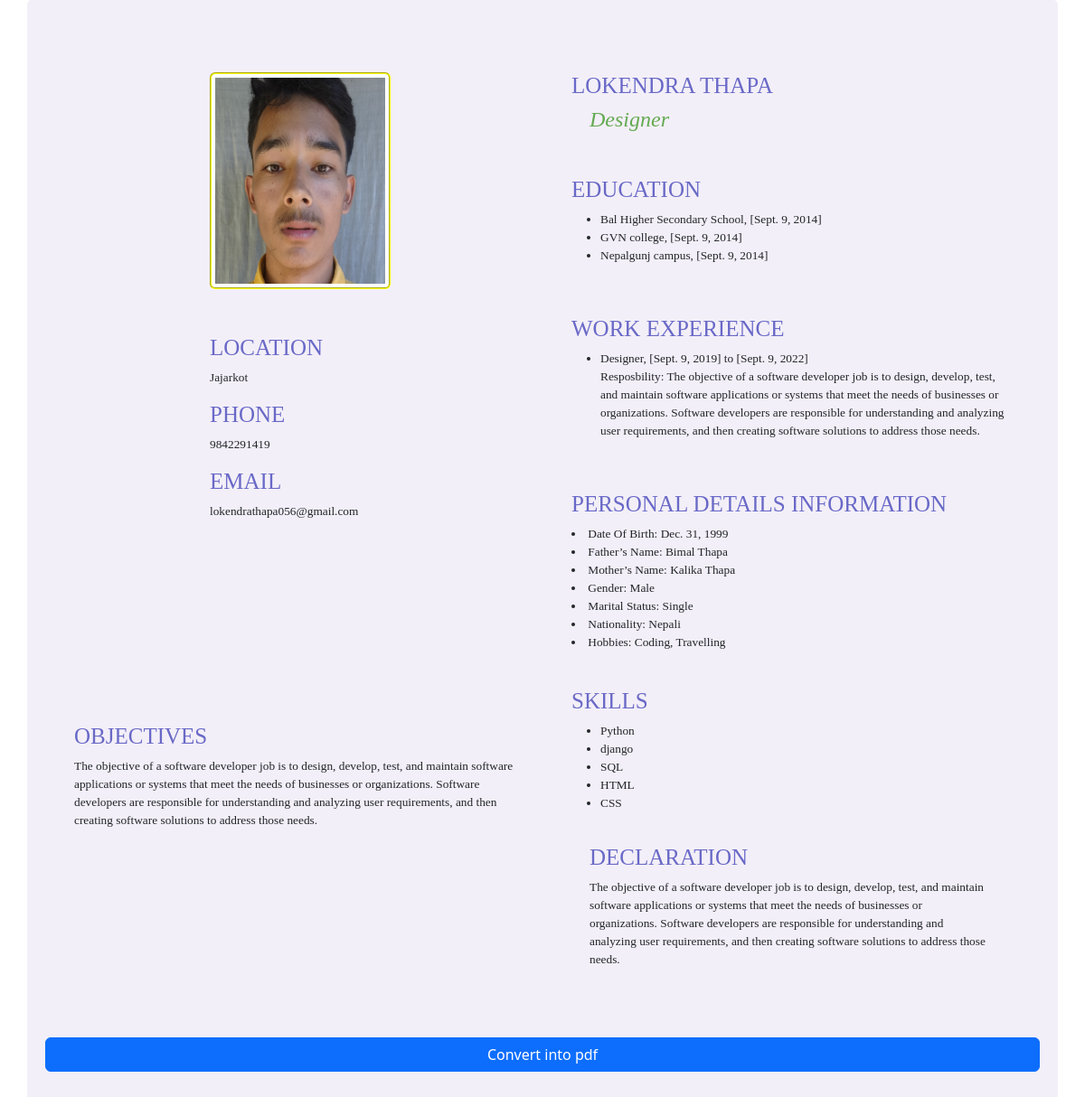
The page /resume/1/ on the database its author committed.
### resume/models.py (models this page shows)
class Cv(models.Model):
    image = models.ImageField(upload_to='resume/images')
    fullname = models.CharField(max_length=100)
    desiredjobtitle = models.CharField(max_length=100,default="")
    address1 = models.CharField(max_length=200)
    address2 = models.CharField(max_length=200,blank= True)
    address3 = models.CharField(max_length=200,blank= True)
    phone = models.BigIntegerField(blank=True,null=True )
    mobile = models.BigIntegerField()
    email = models.EmailField(max_length=100,blank= True)
    objective = models.CharField(max_length=10000)
    skill = models.CharField(max_length=1000)
    skill2 = models.CharField(max_length=1000,blank=True)
    skill3= models.CharField(max_length=1000,blank=True)
    skill4 = models.CharField(max_length=1000,blank=True)
    skill5 = models.CharField(max_length=1000,blank=True)
    skill6 = models.CharField(max_length=1000,blank=True)
    skill7 = models.CharField(max_length=1000,blank=True)
    skill8 = models.CharField(max_length=1000,blank=True)
    skill9 = models.CharField(max_length=1000,blank=True)
    skill10 = models.CharField(max_length=1000,blank=True)
    see = models.CharField(max_length=200)
    passyear1 = models.DateField(auto_now_add=False)
    inter = models.CharField(max_length=200,blank=True)
    passyear2 = models.DateField(auto_now_add=False, null=True,blank=True)
    bachelor = models.CharField(max_length=200,blank=True)
    passyear3 = models.DateField(auto_now_add=False,null=True,blank=True)
    master = models.CharField(max_length=100,blank=True)
    passyear4 = models.DateField(auto_now_add=False,null=True,blank=True)
    phd = models.CharField(max_length=100,blank=True)
    passyear5 = models.DateField(auto_now_add=False,null=True,blank=True)
    Other = models.CharField(max_length=200,blank=True)
    passyear6 = models.DateField(auto_now_add=False,null=True,blank=True)
    jobtitle = models.CharField(max_length=100)
    startdate = models.DateField(auto_now_add=False,null=True,blank=True)
    enddate = models.DateField(auto_now_add=False,null=True,blank=True)
    responbility = models.CharField(max_length=1000,blank=True)
    jobtitle2 = models.CharField(max_length=100,blank=True)
    startdate2 = models.DateField(auto_now_add=False,null=True,blank=True)
    enddate2 = models.DateField(auto_now_add=False,null=True,blank=True)
    responbility2 = models.CharField(max_length=1000,blank=True)
    jobtitle3 = models.CharField(max_length=100,blank=True)
    startdate3 = models.DateField(auto_now_add=False,null=True,blank=True)
    enddate3 = models.DateField(auto_now_add=False,null=True,blank=True)
    responbility3 = models.CharField(max_length=1000,blank=True)
    father_name = models.CharField(max_length=100)
    mother_name= models.CharField(max_length=100)
    sex = models.CharField(max_length=50)
    Hobbies = models.CharField(max_length=300)
    nationality = models.CharField(max_length=100)
    marrital_status= models.CharField(max_length=100)
    date_of_birth = models.DateField(auto_now_add=False,default=False)
    declaration = models.CharField(max_length=10000)

### resume/views.py (the view)
# urls.py: path("resume/<int:pk>/",views.Resumepage_View.as_view(),name='resumepage'),
class Resumepage_View(DetailView):
    model = Cv
    template_name = 'resume/resumetemp1.html'
    context_object_name = 'per'

### resume/templates/resume/resumetemp1.html (shortened to what this page needs)
<!DOCTYPE html>
{% load static %}
<html>
<head>
    <link rel='stylesheet' type='text/css' media='screen' href='{% static 'resume/css/bootstrap.css' %}'>
    <link rel='stylesheet' type='text/css' media='screen' href='{% static 'resume/css/fontawesome.css' %}'>
    <link rel='stylesheet' type='text/css' media='screen' href='{% static 'resume/css/style.css' %}'>
</head>
<body>
<div class="container" shadow>
<div class="row">
    <div class="col col-md-6">
        <div class="profile">
            <img src="{{per.image.url}}" class="img-thumbnail" alt="">
            <h1>LOCATION</h1>
            <p>{{per.address1}}</p>
            <h1>PHONE</h1>
            <p>{{per.mobile}}</p>
            <h1>EMAIL</h1>
            <p>{{per.email}}</p>
        </div><br><br>
        <div class="objective">
            <h1>OBJECTIVES</h1>
            <p>{{per.objective}}</p>
        </div>
    </div>
    <div class="col col-md-6">
        <div class="heading">
            <h1>{{per.fullname}}</h1>
            <h4>{{per.jobtitle}}</h4>
        </div>
        <div class="education">
            <h1>EDUCATION</h1>
            <ul>{% if per.see %}
                <li>{{per.see}}, [{{per.passyear1}}]</li>
                {% endif %}
                {% if per.inter %}
                <li>{{per.inter}}, [{{per.passyear2}}]</li>
                {% endif %}
                {% if per.bachelor %}
                <li>{{per.bachelor}}, [{{per.passyear3}}]</li>
                {% endif %}
            </ul>
        </div>
        <div class="education">
            <h1>WORK EXPERIENCE</h1>
            <ul>{% if per.jobtitle %}
                <li>{{per.jobtitle}}, [{{per.startdate}}] to [{{per.enddate}}]</li>
                <p>Resposbility: {{per.responbility}}</p>
                {% endif %}
            </ul>
        </div>
        <div class="detail">
            <h1>PERSONAL DETAILS INFORMATION</h1>
            <li>Date Of Birth: {{per.date_of_birth}}</li>
            <li>Father’s Name: {{per.father_name}}</li>
            <li>Mother’s Name: {{per.mother_name}}</li>
            <li>Gender: {{per.sex}}</li>
            <li>Marital Status: {{per.marrital_status}}</li>
            <li>Nationality: {{per.nationality}}</li>
            <li>Hobbies: {{per.Hobbies}}</li>
        </div>
        <div class="experience">
            <h1>SKILLS</h1>
            <ul>{% if per.skill %}
                <li>{{per.skill}}</li>
                {% endif %}
                {% if per.skill2 %}
                <li>{{per.skill2}}</li>
                {% endif %}
                {% if per.skill3 %}
                <li>{{per.skill3}}</li>
                {% endif %}
                {% if per.skill4 %}
                <li>{{per.skill4}}</li>
                {% endif %}
                {% if per.skill5 %}
                <li>{{per.skill5}}</li>
                {% endif %}
            </ul>
        <div class="declaration">
            <h1>DECLARATION</h1>
                <P>{{per.declaration}}</P>
        </div>
    </div>
</div>
<a href="{% url 'resumepdfpage' per.id %}" class="btn btn-primary">Convert into pdf</a>
</div>
</body>
</html>

### resume/static/resume/css/style.css (style rules this page uses)
div { border-radius: 5px; padding: 20px; }
.profile { margin-left: 150px; margin-bottom: 20px; }
.profile img { border: 2px groove yellow; margin-bottom: 50px; height: 240px; width: 200px; }
.objective { margin-top: 100px; }
.container { background-color: rgba(184, 158, 209, 0.164); }
.container h1 { color: rgb(105, 105, 199); font-size: 25px; font-family: cursive; }
.container h4 { color: rgb(99, 170, 81); padding-left: 20px; font-family: cursive; font-style: oblique; }
.container p { font-size: smaller; font-family: 'Times New Roman', Times, serif; }
.container li { font-size: smaller; font-family: 'Times New Roman', Times, serif; }

### rows shown on the page
Cv: image (picture), address1 "Jajarkot", mobile "9842291419", email "lokendrathapa056@gmail.com", objective "The objective of a software developer job is to design, develop, test, and maintain software applications or systems that meet the needs of businesses or organizations. Software developers are responsible for understanding and analyzing user requirements, and then creating software solutions to address those needs.", fullname "LOKENDRA THAPA", jobtitle "Designer", see "Bal Higher Secondary School", passyear1 "Sept. 9, 2014", inter "GVN college", passyear2 "Sept. 9, 2014", bachelor "Nepalgunj campus", passyear3 "Sept. 9, 2014", startdate "Sept. 9, 2019", enddate "Sept. 9, 2022", responbility "The objective of a software developer job is to design, develop, test, and maintain software applications or systems that meet the needs of businesses or organizations. Software developers are responsible for understanding and analyzing user requirements, and then creating software solutions to address those needs.", date_of_birth "Dec. 31, 1999", father_name "Bimal Thapa", mother_name "Kalika Thapa", sex "Male", marrital_status "Single", nationality "Nepali", Hobbies "Coding, Travelling", skill "Python", skill2 "django", skill3 "SQL", skill4 "HTML", skill5 "CSS", declaration "The objective of a software developer job is to design, develop, test, and maintain software applications or systems that meet the needs of businesses or organizations. Software developers are responsible for understanding and analyzing user requirements, and then creating software solutions to address those needs."
